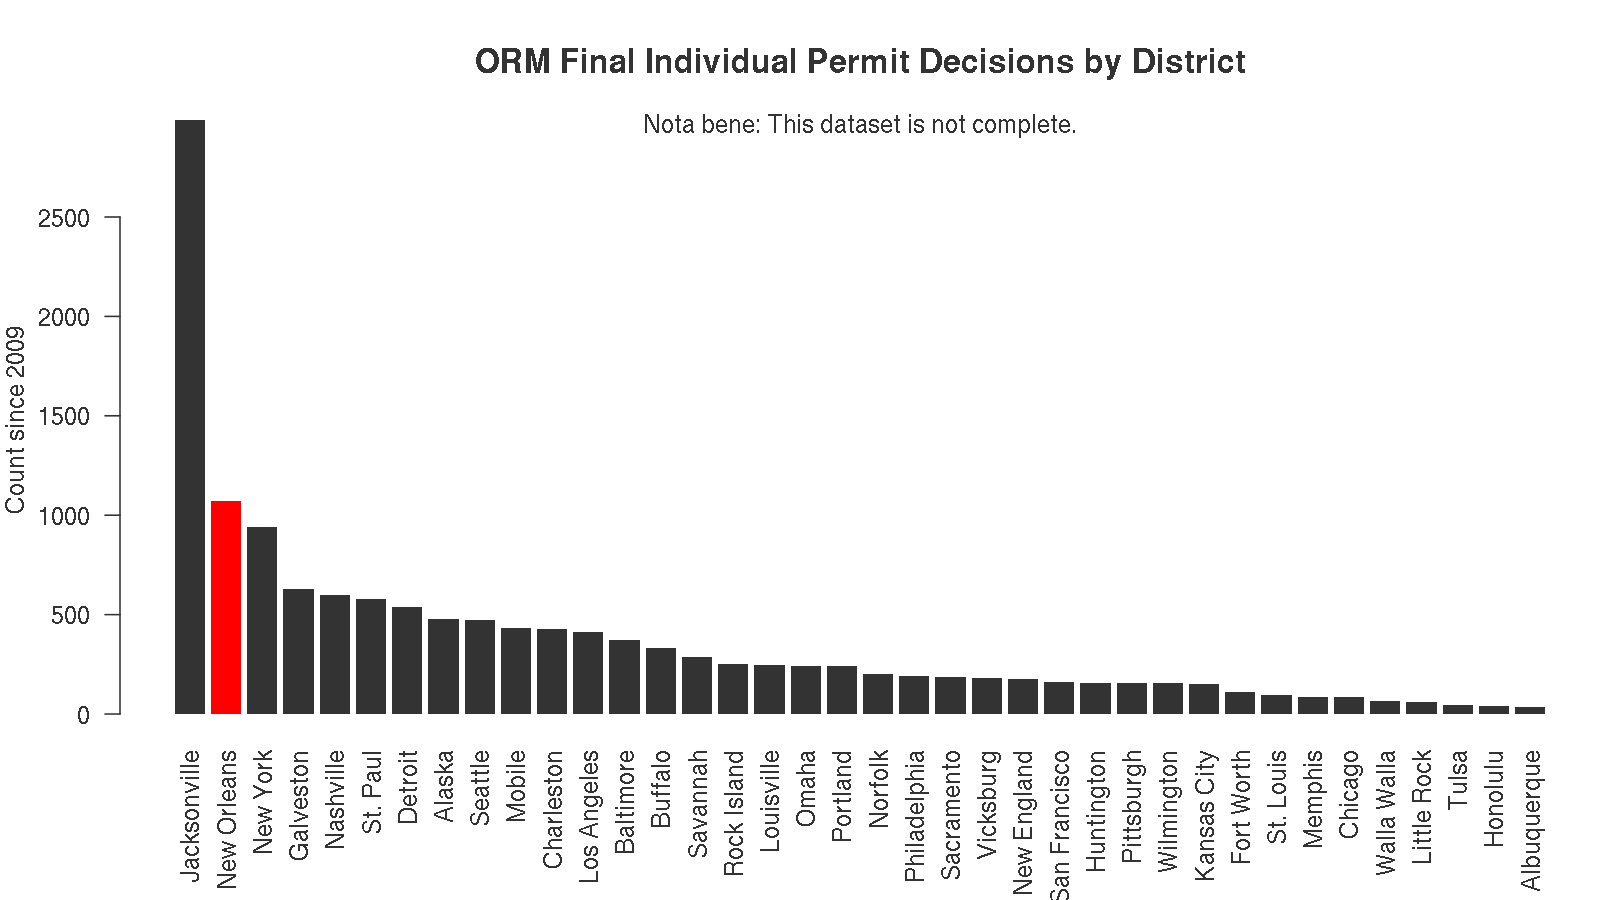

Generate this figure with R:
#!/usr/bin/env Rscript
library(sqldf)
library(plyr)
library(ggplot2)
library(reshape2)

grey <- '#333333'

if (!('ip' %in% ls())) {
  ip <- sqldf('SELECT * FROM "finalip";', dbname = '/tmp/finalip.db')
}

n.decisions <- ddply(ip, 'District', function(df) {c(Decisions=nrow(df))})
n.decisions <- n.decisions[order(n.decisions$Decisions, decreasing = T),]

png('finalip.png', width = 1600, height = 900, res = 150)
par(las = 2, mar = c(6, 4, 4, 0),
    col = grey, fg = grey, col.main = grey,
    col.axis = grey, col.lab = grey)
barplot(
    n.decisions$Decisions, names.arg = n.decisions$District,
    main = 'ORM Final Individual Permit Decisions by District',
    xlab = '',
    ylab = 'Count since 2009',
    border = NA,
    col = ifelse(n.decisions$District == 'New Orleans', 'red', grey)
)
par(las = 0)
mtext('Nota bene: This dataset is not complete.', side = 3, padj = 1)
dev.off()
